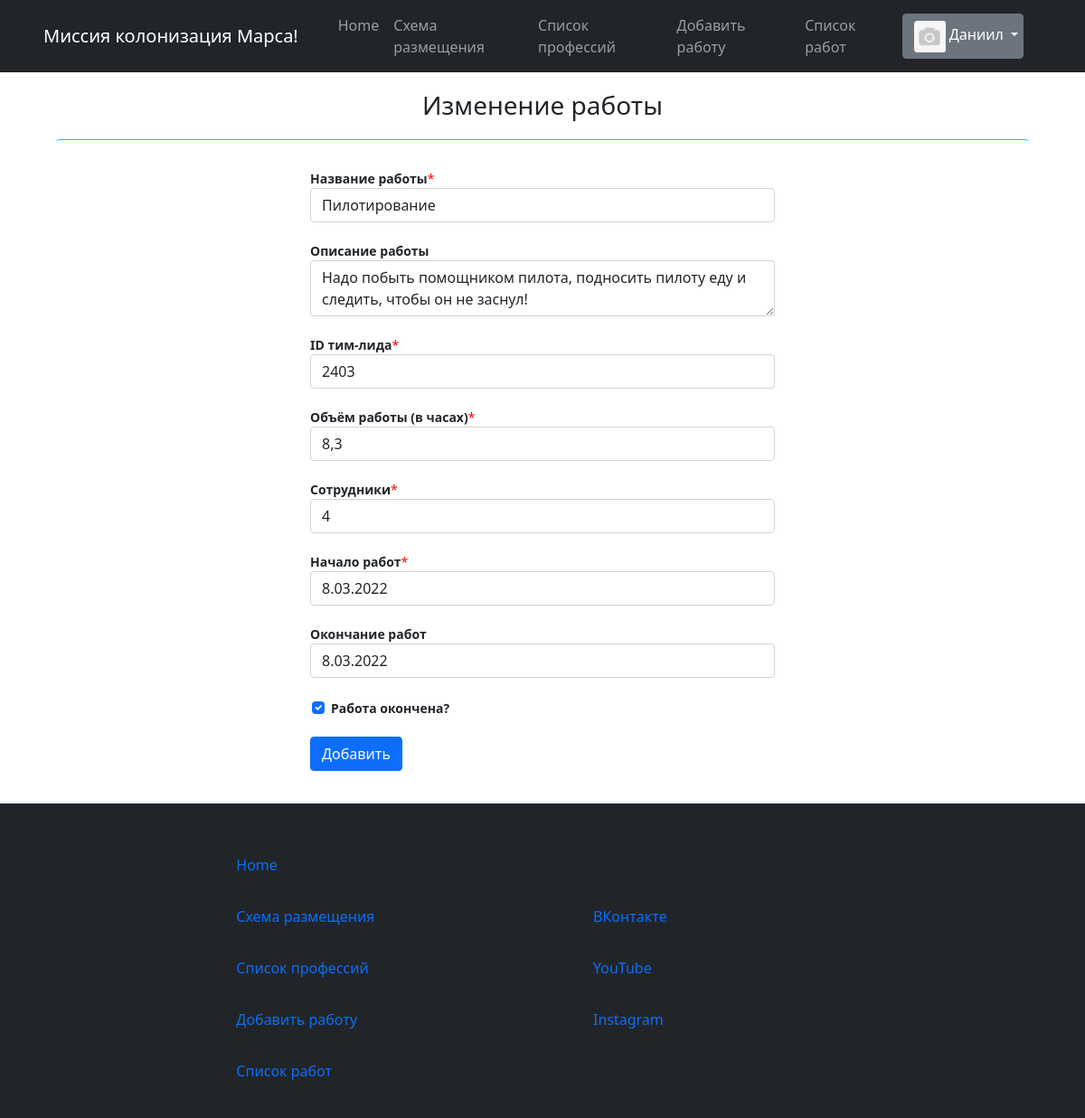
/edit_job/2 (signed in), run on the app's committed database.
### static/data/users.py (models this page shows, shortened)
class User(SqlAlchemyBase, UserMixin):
    __tablename__ = 'users'
    id = sqlalchemy.Column(sqlalchemy.Integer,
                           primary_key=True, autoincrement=True)
    surname = sqlalchemy.Column(sqlalchemy.String, nullable=True)
    name = sqlalchemy.Column(sqlalchemy.String, nullable=True)
    sex = sqlalchemy.Column(sqlalchemy.String, nullable=True)
    email = sqlalchemy.Column(sqlalchemy.String,
                              index=True, unique=True, nullable=True)
    hashed_password = sqlalchemy.Column(sqlalchemy.String, nullable=True)
    studying = sqlalchemy.Column(sqlalchemy.String, nullable=True)
    professions = sqlalchemy.Column(sqlalchemy.String, nullable=True)
    about = sqlalchemy.Column(sqlalchemy.String, nullable=True)
    created_date = sqlalchemy.Column(sqlalchemy.String, nullable=True)
    image_link = sqlalchemy.Column(sqlalchemy.String, nullable=True)
    disk_path = sqlalchemy.Column(sqlalchemy.String, nullable=True)

### static/data/jobs.py (models this page shows)
class Jobs(SqlAlchemyBase, UserMixin, SerializerMixin):
    __tablename__ = 'jobs'
    id = sqlalchemy.Column(sqlalchemy.Integer,
                           primary_key=True, autoincrement=True)
    job_title = sqlalchemy.Column(sqlalchemy.String, nullable=True)
    job_describe = sqlalchemy.Column(sqlalchemy.String, nullable=True)
    team_leader = sqlalchemy.Column(sqlalchemy.Integer, nullable=True)
    work_size = sqlalchemy.Column(sqlalchemy.Integer, nullable=True)
    collaborators = sqlalchemy.Column(sqlalchemy.String, nullable=True)
    start_date = sqlalchemy.Column(sqlalchemy.String, nullable=True)
    end_date = sqlalchemy.Column(sqlalchemy.String, nullable=True)
    creator = sqlalchemy.Column(sqlalchemy.Integer, nullable=True)
    is_finished = sqlalchemy.Column(sqlalchemy.Boolean, nullable=True)
    is_only_for_crew = sqlalchemy.Column(sqlalchemy.Boolean, nullable=True)

### runner.py (the view, shortened to what this page needs)
@app.route('/edit_job/<int:id_num>', methods=['POST', 'GET'])
def edit_job(id_num):
    form = CreateJob()
    if request.method == "GET":
        db_sess = db_session.create_session()
        job = db_sess.query(Jobs).filter(Jobs.id == id_num,
                                         Jobs.creator == current_user.id
                                         ).first()
        if job:
            form.job_title.data = job.job_title
            form.job_describe.data = ' '.join(job.job_describe.split())
            form.team_leader_id.data = job.team_leader
            form.work_size.data = job.work_size
            form.collaborators.data = job.collaborators
            form.start_date.data = job.start_date
            form.end_date.data = job.end_date
            form.is_finished.data = job.is_finished
        else:
            abort(404)
    return render_template('html/create_job.html',
                           form=form,
                           image=image,
                           card_title='Изменение работы',
                           title='Создание работы',
                           menu_bar_title='Миссия колонизация Марса!')

### runner.py (called while the page is built)
@login_manager.user_loader
def load_user(user_id):
    db_sess = db_session.create_session()
    return db_sess.query(User).get(user_id)

### static/data/db_session.py (called while the page is built)
def create_session() -> Session:
    global __factory
    return __factory()

### templates/html/create_job.html (shortened to what this page needs)
{% extends "html/base.html" %}
{% block content %}
    <div class="card-body-title creating-job-form-title">
        <h3>{{ card_title }}</h3>
    </div>
    <div class="registration-form">
        <div class="card border-info creating-job-form">
            <div class="card-body">
                <form class="row g-3" method="post" novalidate>
                    <div class="col-md-3" id="nothing">
                    </div>
                    <div class="col-md-6" id="job_title">
                        <label for="job_title" class="form-label" id="job_title"><b>Название работы</b><font color="red">*</font></label>
                        {{ form.job_title(class="form-control") }}
                    </div>
                    <div class="col-md-3" id="nothing">
                    </div>
                    <div class="col-md-3" id="nothing">
                    </div>
                    <div class="col-md-6" id="job_describe">
                        <label for="job_describe" class="form-label" id="job_describe"><b>Описание работы</b></label>
                        {{ form.job_describe(class="form-control") }}
                    </div>
                    <div class="col-md-3" id="nothing">
                    </div>
                    <div class="col-md-3" id="nothing">
                    </div>
                    <div class="col-md-6" id="team_leader_id">
                        <label for="team_leader_id" class="form-label"><b>ID тим-лида</b><font color="red">*</font></label>
                        {{ form.team_leader_id(class="form-control") }}
                    </div>
                    <div class="col-md-3" id="nothing">
                    </div>
                    <div class="col-md-3" id="nothing">
                    </div>
                    <div class="col-md-6" id="work_size">
                        <label for="work_size" class="form-label"><b>Объём работы (в часах)</b><font color="red">*</font></label>
                        {{ form.work_size(class="form-control") }}
                    </div>
                    <div class="col-md-3" id="nothing">
                    </div>
                    <div class="col-md-3" id="nothing">
                    </div>
                    <div class="col-md-6" id="collaborators">
                        <label for="collaborators" class="form-label"><b>Сотрудники</b><font color="red">*</font></label>
                        {{ form.collaborators(class="form-control") }}
                    </div>
                    <div class="col-md-3" id="nothing">
                    </div>
                    <div class="col-md-3" id="nothing">
                    </div>
                    <div class="col-md-6" id="start_date">
                        <label for="start_date" class="form-label"><b>Начало работ</b><font color="red">*</font></label>
                        {{ form.start_date(class="form-control") }}
                    </div>
                    <div class="col-md-3" id="nothing">
                    </div>
                    <div class="col-md-3" id="nothing">
                    </div>
                    <div class="col-md-6" id="end_date">
                        <label for="end_date" class="form-label"><b>Окончание работ</b></label>
                        {{ form.end_date(class="form-control") }}
                    </div>
                    <div class="col-md-3" id="nothing">
                    </div>
                    <div class="col-md-3" id="nothing">
                    </div>
                    <div class="col-md-6">
                        <div class="form-check">
                            {{ form.is_finished(class="form-check-input") }}
                            <label class="form-check-label" for="is_finished">
                            <b>Работа окончена?</b>
                            </label>
                        </div>
                    </div>
                    <div class="col-md-3" id="nothing">
                    </div>
                    <div class="col-md-3" id="nothing">
                    </div>
                    <div class="col-6">
                        <button type="submit" class="btn btn-primary">Добавить</button>
                    </div>
                    <div class="col-md-3" id="nothing">
                    </div>
                </form>
            </div>
        </div>
    </div>
{% endblock %}

### templates/html/base.html (shortened to what this page needs)
<!doctype html>
<html lang="en">
<head>
    <link rel="stylesheet"
          href="https://stackpath.bootstrapcdn.com/bootstrap/4.4.1/css/bootstrap.min.css"
>
    <link rel="stylesheet" href="../../static/css/professions.css">
    <link rel="stylesheet" href="../../static/css/index.css">
    <link rel="stylesheet" href="../../static/css/bar.css">
    <link rel="stylesheet" href="../../static/bootstrap-5.1.3-dist/css/bootstrap.css">
    <link rel="stylesheet" href="../../static/bootstrap-5.1.3-dist/css/bootstrap-grid.css">
    <link rel="stylesheet" href="../../static/bootstrap-5.1.3-dist/css/bootstrap-reboot.css">
    <link rel="stylesheet" href="../../static/bootstrap-5.1.3-dist/css/bootstrap-utilities.css">
    <link rel="stylesheet" href="../../static/css/professions.css">
    <link rel="stylesheet" href="../../static/css/index.css">
    <link rel="stylesheet" href="../../static/css/bar.css">
</head>
<body>
<div class="wrapper">
    <header>
    <nav class="navbar navbar-expand-lg navbar-dark bg-dark text-white">
        <div class="container-fluid">
            <a class="navbar-brand" href="/homepage">{{ menu_bar_title }}</a>
            <div class="collapse navbar-collapse" id="navbarSupportedContent">
                <ul class="navbar-nav me-auto mb-2 mb-lg-0">
                    <li class="nav-item">
                        <a class="nav-link" aria-current="page" href="/homepage">Home</a>
                    </li>
                    <li class="nav-item">
                        <a class="nav-link" href="/distribution">Схема размещения</a>
                    </li>
                    <li class="nav-item">
                        <a class="nav-link" href="/list_prof/ul">Список профессий</a>
                    </li>
                    <li class="nav-item">
                        <a class="nav-link" href="/create_job">Добавить работу</a>
                    </li>
                    <li class="nav-item">
                        <a class="nav-link" href="/job_list">Список работ</a>
                    </li>
                </ul>
                {% if current_user.is_authenticated %}
                    <div class="dropdown-navbar user-navbar">
                        <div class="btn-group">
                            <button type="button" class="btn btn-secondary dropdown-toggle" data-bs-toggle="dropdown"
                                    href="#" role="button" aria-expanded="false" id="user">
                                <span>
                                    {% if image %}
                                        <img src="{{ url_for('static', filename=image) }}"
                                             class="img-fluid rounded-start profile-card-img miniature-pic"
                                             alt="">
                                    {% else %}
                                        <img src="{{ url_for('static', filename='/images/avatars/no_avatar.png') }}"
                                             class="img-fluid rounded-start profile-card-img miniature-pic"
                                             alt="">
                                    {% endif %}
                                </span>
                                {{ current_user.name }}
                            </button>
                        </div>
                    </div>
                {% else %}
                    <form class="d-flex">
                        <a class="nav-brand" href="/login"><button class="btn btn-outline-success me-2" type="button">Войти</button></a>
                        <a class="nav-brand" href="/register"><button class="btn btn-outline-success me-2" type="button">Зарегистрироваться</button></a>
                    </form>
                {% endif %}
            </div>
        </div>
    </nav>
</header>
<main role="main" class="container">
    {% block content %}{% endblock %}
</main>
<footer class="navbar navbar-dark bg-dark navbar-footer row g-3" id="footer">
    <div class="card bg-dark col-md-4 footer-column">
        <div class="card-body">
            <form class="form-footer" method="post" novalidate>
                <ul class="list-group list-group-flush bg-dark">
                    <li class="list-group-item bg-dark">
                        <a class="nav-link" aria-current="page" href="/homepage">Home</a>
                    </li>
                    <li class="list-group-item bg-dark">
                        <a class="nav-link" href="/distribution">Схема размещения</a>
                    </li>
                    <li class="list-group-item bg-dark">
                        <a class="nav-link" href="/list_prof/ul">Список профессий</a>
                    </li>
                    <li class="list-group-item bg-dark">
                        <a class="nav-link" href="/create_job">Добавить работу</a>
                    </li>
                    <li class="list-group-item bg-dark">
                        <a class="nav-link" href="/job_list">Список работ</a>
                    </li>
                </ul>
            </form>
        </div>
    </div>
    <div class="card bg-dark col-md-4 footer-column">
        <div class="card-body">
            <form class="form-footer" method="post" novalidate>
                <ul class="list-group list-group-flush bg-dark">
                    <li class="list-group-item bg-dark">
                        <a class="nav-link" aria-current="page" href="https://m.vk.com/daniilkolevatykh"
                           target="_blank">ВКонтакте</a>
                    </li>
                    <li class="list-group-item bg-dark">
                        <a class="nav-link" href="https://www.youtube.com/channel/UCYcTAs_MR2JaN-LxTlDMQxA"
                           target="_blank">YouTube</a>
                    </li>
                    <li class="list-group-item bg-dark">
                        <a class="nav-link" href="https://www.instagram.com/daniil_kolevatykh/"
                           target="_blank">Instagram</a>
                    </li>
                </ul>
            </form>
        </div>
    </div>
</footer>
</div>
</body>
</html>

### static/css/index.css (style rules this page uses)
.form-control { margin-bottom: 5px; }
.form-label { margin-bottom: -3px; }
.form-check { margin: 2px; }
.registration-form { font-size: 14px; }
.dropdown-navbar { padding-right: 40px; }
.creating-job-form-title { margin: 20px; text-align: center; }
.creating-job-form { margin: 20px; border-right: none; border-left: none; border-bottom: none; }
* { margin: 0; padding: 0; }
html, body { height: 100%; }
.wrapper { height: 100%; display: flex; flex-direction: column; }
main { flex: 1 1 auto; }
.footer-column { border: none; vertical-align: top; }
.profile-card-img { margin-top: 10px; border: 2px solid #86b7fe; border-radius: 3px; }
.miniature-pic { margin-top: 1px; border: none; image-rendering: auto; width: 35px; height: 35px; object-fit: cover; }

### static/css/bar.css (style rules this page uses)
.navbar-brand { alignment: center; padding-left: 20px; padding-right: 20px; }

### data on the page
User: name "Даниил"
Jobs: job_title "Пилотирование", job_describe "Надо побыть помощником пилота, подносить пилоту еду и следить, чтобы он не заснул!", work_size "8,3", collaborators "4", start_date "8.03.2022", end_date "8.03.2022", is_finished "☑"

### other printed values
{{ menu_bar_title }} "Миссия колонизация Марса!"
{{ card_title }} "Изменение работы"
